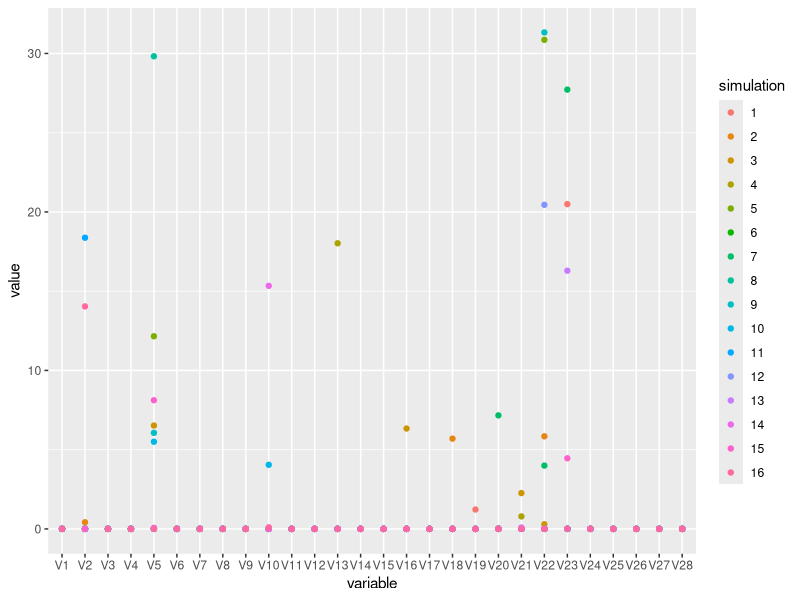

This figure's R source:
library(reshape2)
library(ggplot2)

data <- read.table('constant-size-estimates.txt', header=FALSE)
thetas <- cbind(simulation=factor(1:nrow(data)), data[,-ncol(data)])

qplot(variable, value, color=simulation, data=melt(thetas, id.vars='simulation'))
